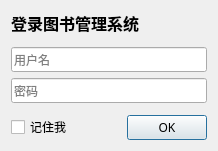
<?xml version="1.0" encoding="UTF-8"?>
<ui version="4.0">
 <class>LoginDialog</class>
 <widget class="QDialog" name="LoginDialog">
  <property name="geometry">
   <rect>
    <x>0</x>
    <y>0</y>
    <width>218</width>
    <height>151</height>
   </rect>
  </property>
  <property name="font">
   <font>
    <family>微软雅黑</family>
   </font>
  </property>
  <property name="windowTitle">
   <string>登录</string>
  </property>
  <layout class="QVBoxLayout" name="verticalLayout">
   <item>
    <widget class="QLabel" name="label">
     <property name="font">
      <font>
       <family>微软雅黑</family>
       <pointsize>12</pointsize>
       <weight>75</weight>
       <bold>true</bold>
      </font>
     </property>
     <property name="text">
      <string>登录图书管理系统</string>
     </property>
    </widget>
   </item>
   <item>
    <spacer name="verticalSpacer">
     <property name="orientation">
      <enum>Qt::Vertical</enum>
     </property>
     <property name="sizeHint" stdset="0">
      <size>
       <width>20</width>
       <height>40</height>
      </size>
     </property>
    </spacer>
   </item>
   <item>
    <widget class="QLineEdit" name="unameEdit">
     <property name="placeholderText">
      <string>用户名</string>
     </property>
     <property name="clearButtonEnabled">
      <bool>true</bool>
     </property>
    </widget>
   </item>
   <item>
    <widget class="QLineEdit" name="pwdEdit">
     <property name="echoMode">
      <enum>QLineEdit::Password</enum>
     </property>
     <property name="placeholderText">
      <string>密码</string>
     </property>
     <property name="clearButtonEnabled">
      <bool>true</bool>
     </property>
    </widget>
   </item>
   <item>
    <spacer name="verticalSpacer_2">
     <property name="orientation">
      <enum>Qt::Vertical</enum>
     </property>
     <property name="sizeHint" stdset="0">
      <size>
       <width>20</width>
       <height>40</height>
      </size>
     </property>
    </spacer>
   </item>
   <item>
    <layout class="QHBoxLayout" name="horizontalLayout">
     <item>
      <widget class="QCheckBox" name="checkBox">
       <property name="text">
        <string>记住我</string>
       </property>
      </widget>
     </item>
     <item>
      <widget class="QDialogButtonBox" name="buttonBox">
       <property name="orientation">
        <enum>Qt::Horizontal</enum>
       </property>
       <property name="standardButtons">
        <set>QDialogButtonBox::Ok</set>
       </property>
      </widget>
     </item>
    </layout>
   </item>
  </layout>
 </widget>
 <resources/>
 <connections/>
</ui>
